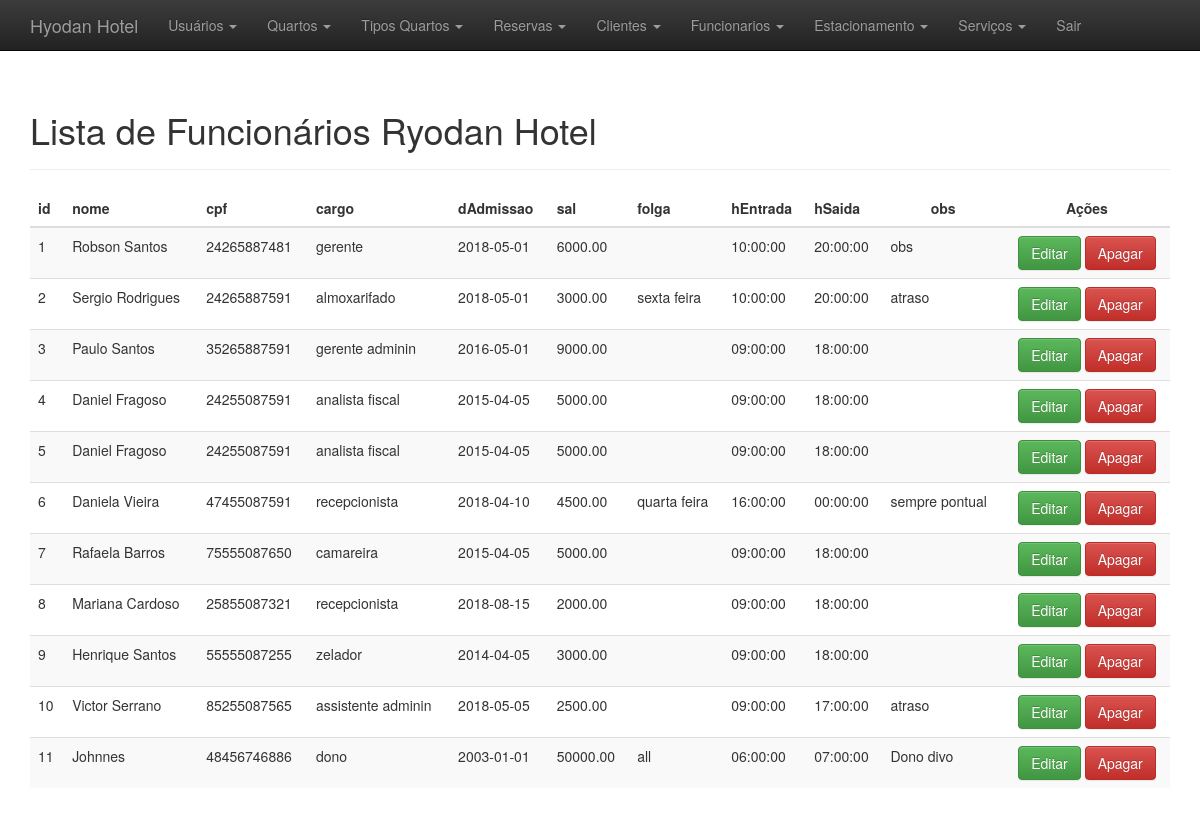
The page /SITE/hotel/administrativo.php?link=20 (signed in) on the database its author committed.
### tables this page shows
CREATE TABLE IF NOT EXISTS `funcionarios` (
  `id` int(11) NOT NULL AUTO_INCREMENT,
  `nome` varchar(30) DEFAULT NULL,
  `dNascimento` date DEFAULT NULL,
  `cpf` char(11) DEFAULT NULL,
  `cargo` varchar(20) DEFAULT NULL,
  `dAdmissao` date DEFAULT NULL,
  `sal` float(7,2) DEFAULT NULL,
  `folga` varchar(20) DEFAULT NULL,
  `hEntrada` time DEFAULT NULL,
  `hSaida` time DEFAULT NULL,
  `obs` text,
  PRIMARY KEY (`id`)
);

### SITE/hotel/listar_funcionarios.php (the view, shortened to what this page needs)
<?php
	$sql = "select * from funcionarios";
	$selecao = mysqli_query($conexao, $sql);
?>
    <div class="container theme-showcase" role="main">
	    <div class="page-header">
	    	<h1>Lista de Funcionários Ryodan Hotel</h1>
	    </div>
	<table class="table table-striped">
		<thead>
			<tr>
				<th>id</th>
				<th>nome</th>
				<th>cpf</th>
				<th>cargo</th>
				<th>dAdmissao</th>
				<th>sal</th>
				<th>folga</th>
				<th>hEntrada</th>
				<th>hSaida</th>
				<th><center>obs</center></th>
				<th><center>Ações</center></th>
			</tr>
		</thead>
		<tbody>
			<?php
				while($results = mysqli_fetch_assoc($selecao)){
					$id = $results['id'];
					$nome = $results['nome'];
					$cpf = $results['cpf'];
					$cargo = $results['cargo'];
					$dAdmissao = $results['dAdmissao'];
					$sal = $results['sal'];
					$folga = $results['folga'];
					$hEntrada = $results['hEntrada'];
					$hSaida = $results['hSaida'];
					$obs = $results['obs'];
			?>
			<tr>
				<td><?= $id;?></td>
				<td><?= $nome;?></td>
				<td><?= $cpf;?></td>
				<td><?= $cargo;?></td>
				<td><?= $dAdmissao;?></td>
				<td><?= $sal;?></td>
				<td><?= $folga;?></td>
				<td><?= $hEntrada;?></td>
				<td><?= $hSaida;?></td>
				<td><?= $obs;?></td>
				<td>
					<center>
						<a href="administrativo.php?link=21&id=<?=$id;?>"><button type="button" class="btn btn-success">Editar</button></a>
						<a href="deletar-funcionario.php?id=<?=$id;?>"><button type="button" class="btn btn-danger">Apagar</button></a>
					</center>
				</td>
			</tr>
			<?php }?>
		</tbody>
	</table>
    </div>

### SITE/hotel/css/theme.css (style rules this page uses)
body { padding-top: 70px; padding-bottom: 30px; }

### rows shown on the page
funcionarios: id "1", nome "Robson Santos", cpf "24265887481", cargo "gerente", dAdmissao "2018-05-01", sal "6000.00", hEntrada "10:00:00", hSaida "20:00:00", obs "obs"
funcionarios: id "2", nome "Sergio Rodrigues", cpf "24265887591", cargo "almoxarifado", dAdmissao "2018-05-01", sal "3000.00", folga "sexta feira", hEntrada "10:00:00", hSaida "20:00:00", obs "atraso"
funcionarios: id "3", nome "Paulo Santos", cpf "35265887591", cargo "gerente adminin", dAdmissao "2016-05-01", sal "9000.00", hEntrada "09:00:00", hSaida "18:00:00"
funcionarios: id "4", nome "Daniel Fragoso", cpf "24255087591", cargo "analista fiscal", dAdmissao "2015-04-05", sal "5000.00", hEntrada "09:00:00", hSaida "18:00:00"
funcionarios: id "5", nome "Daniel Fragoso", cpf "24255087591", cargo "analista fiscal", dAdmissao "2015-04-05", sal "5000.00", hEntrada "09:00:00", hSaida "18:00:00"
funcionarios: id "6", nome "Daniela Vieira", cpf "47455087591", cargo "recepcionista", dAdmissao "2018-04-10", sal "4500.00", folga "quarta feira", hEntrada "16:00:00", hSaida "00:00:00", obs "sempre pontual"
funcionarios: id "7", nome "Rafaela Barros", cpf "75555087650", cargo "camareira", dAdmissao "2015-04-05", sal "5000.00", hEntrada "09:00:00", hSaida "18:00:00"
funcionarios: id "8", nome "Mariana Cardoso", cpf "25855087321", cargo "recepcionista", dAdmissao "2018-08-15", sal "2000.00", hEntrada "09:00:00", hSaida "18:00:00"
funcionarios: id "9", nome "Henrique Santos", cpf "55555087255", cargo "zelador", dAdmissao "2014-04-05", sal "3000.00", hEntrada "09:00:00", hSaida "18:00:00"
funcionarios: id "10", nome "Victor Serrano", cpf "85255087565", cargo "assistente adminin", dAdmissao "2018-05-05", sal "2500.00", hEntrada "09:00:00", hSaida "17:00:00", obs "atraso"
funcionarios: id "11", nome "Johnnes", cpf "48456746886", cargo "dono", dAdmissao "2003-01-01", sal "50000.00", folga "all", hEntrada "06:00:00", hSaida "07:00:00", obs "Dono divo"
